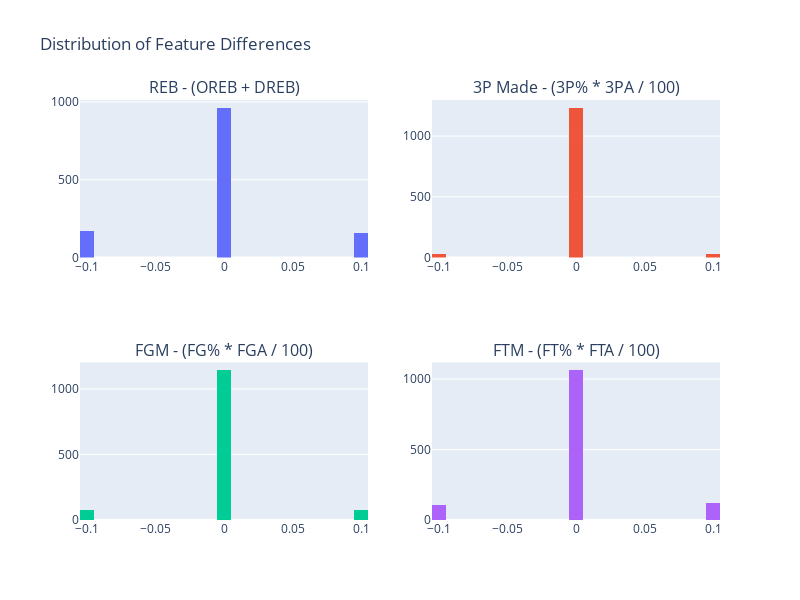

The notebook cell saved with this chart:
### Code cell
# Handling high correlation
diffs = {
    "REB - (OREB + DREB)": df["REB"] - (df["OREB"] + df["DREB"]),
    "3P Made - (3P% * 3PA / 100)": df["3P Made"] - round(df["3P%"] * df["3PA"] / 100, 1),
    "FGM - (FG% * FGA / 100)": df["FGM"] - round(df["FG%"] * df["FGA"] / 100, 1),
    "FTM - (FT% * FTA / 100)": df["FTM"] - round(df["FT%"] * df["FTA"] / 100, 1)
}

fig_diff = make_subplots(rows=2, cols=2, subplot_titles=list(diffs.keys()))

for idx, (title, diff_series) in enumerate(diffs.items()):
    r = idx // 2 + 1
    c = idx % 2 + 1
    fig_diff.add_trace(
        go.Histogram(x=diff_series, nbinsx=30, name=title, showlegend=False),
        row=r, col=c
    )

fig_diff.update_layout(height=600, width=800, title_text="Distribution of Feature Differences")
fig_diff.show()

### Figure 1 — Plotly figure (JSON) as saved in the notebook; plotly's stock layout.template omitted (floating-point values rounded to 4 significant figures; data arrays with more than 128 entries replaced by an {"elided": "..."} marker saying what was removed)
{"data": [{"name": "REB - (OREB + DREB)", "nbinsx": 30, "showlegend": false, "type": "histogram", "x": {"elided": "1288 float values"}, "xaxis": "x", "yaxis": "y"}, {"name": "3P Made - (3P% * 3PA / 100)", "nbinsx": 30, "showlegend": false, "type": "histogram", "x": {"elided": "1288 float values"}, "xaxis": "x2", "yaxis": "y2"}, {"name": "FGM - (FG% * FGA / 100)", "nbinsx": 30, "showlegend": false, "type": "histogram", "x": {"elided": "1288 float values"}, "xaxis": "x3", "yaxis": "y3"}, {"name": "FTM - (FT% * FTA / 100)", "nbinsx": 30, "showlegend": false, "type": "histogram", "x": {"elided": "1288 float values"}, "xaxis": "x4", "yaxis": "y4"}], "layout": {"annotations": [{"font": {"size": 16}, "showarrow": false, "text": "REB - (OREB + DREB)", "x": 0.225, "xanchor": "center", "xref": "paper", "y": 1, "yanchor": "bottom", "yref": "paper"}, {"font": {"size": 16}, "showarrow": false, "text": "3P Made - (3P% * 3PA / 100)", "x": 0.775, "xanchor": "center", "xref": "paper", "y": 1, "yanchor": "bottom", "yref": "paper"}, {"font": {"size": 16}, "showarrow": false, "text": "FGM - (FG% * FGA / 100)", "x": 0.225, "xanchor": "center", "xref": "paper", "y": 0.375, "yanchor": "bottom", "yref": "paper"}, {"font": {"size": 16}, "showarrow": false, "text": "FTM - (FT% * FTA / 100)", "x": 0.775, "xanchor": "center", "xref": "paper", "y": 0.375, "yanchor": "bottom", "yref": "paper"}], "height": 600, "title": {"text": "Distribution of Feature Differences"}, "width": 800, "xaxis": {"anchor": "y", "domain": [0, 0.45]}, "xaxis2": {"anchor": "y2", "domain": [0.55, 1]}, "xaxis3": {"anchor": "y3", "domain": [0, 0.45]}, "xaxis4": {"anchor": "y4", "domain": [0.55, 1]}, "yaxis": {"anchor": "x", "domain": [0.625, 1]}, "yaxis2": {"anchor": "x2", "domain": [0.625, 1]}, "yaxis3": {"anchor": "x3", "domain": [0, 0.375]}, "yaxis4": {"anchor": "x4", "domain": [0, 0.375]}}}
